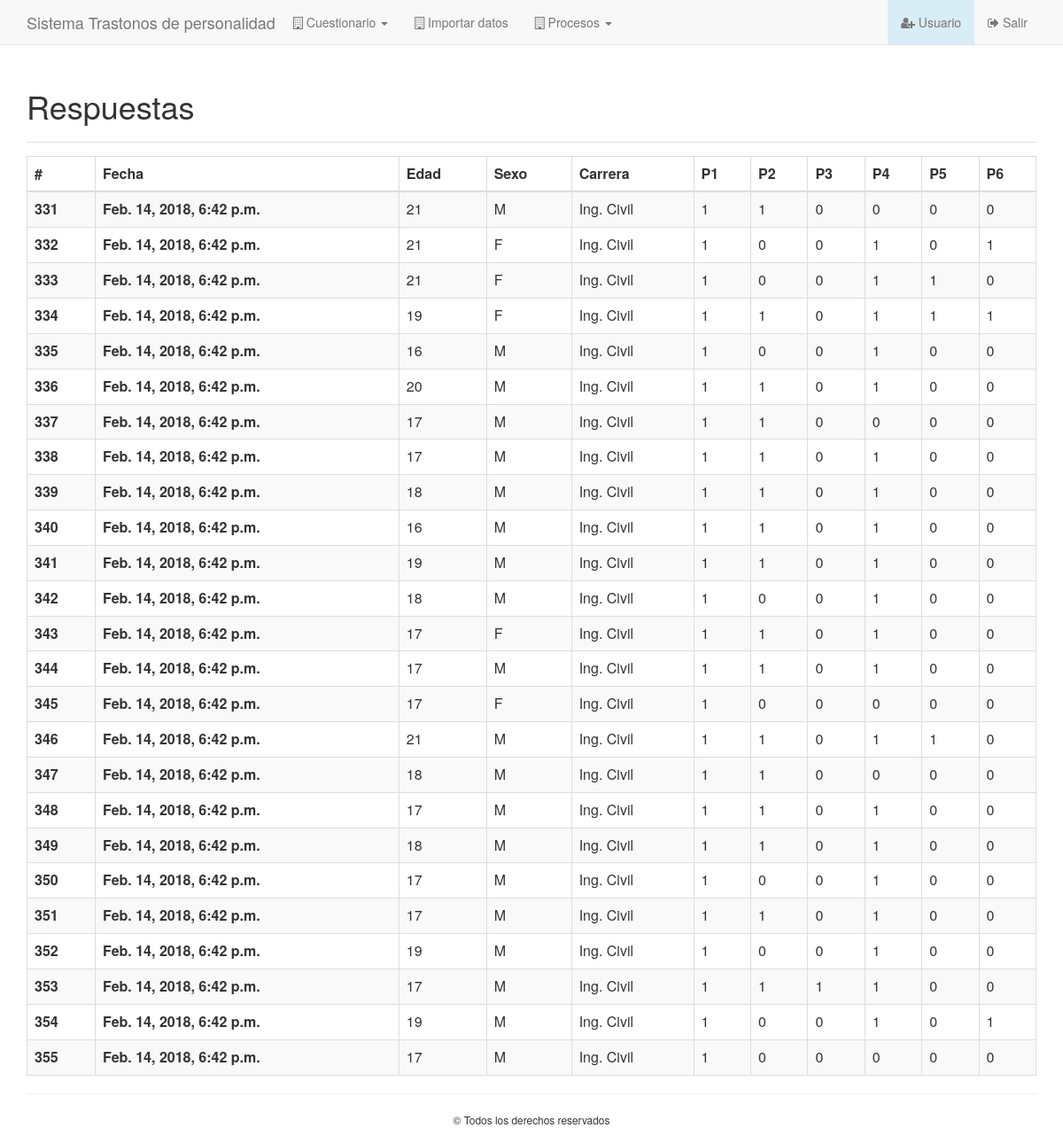
The app's page /registro/listar/ (signed in) with its own data.
### registro/models.py (models this page shows)
class Cuestionario(models.Model):
    E_CHOICES=(('15','15'),('16','16'),('17','17'),('18','18'),('19','19'),('20','20'),('21','21'),('22','22'))
    C_CHOICES=(('Administracion','Administracion'),('Obstetricia','Obstetricia'),('Ing. de Sistemas','Ing. de Sistemas'),('Ing. Civil','Ing. Civil'),('Ing. Ambiental','Ing. Ambiental'))
    edad = models.CharField(max_length=2,choices=E_CHOICES)
    sexo = models.CharField(max_length=2)
    carrera = models.CharField(max_length=20,choices=C_CHOICES)
    p1 = models.IntegerField()
    p2 = models.IntegerField()
    p3 = models.IntegerField()
    p4 = models.IntegerField()
    p5 = models.IntegerField()
    p6 = models.IntegerField()
    p7 = models.IntegerField()
    p8 = models.IntegerField()
    p9 = models.IntegerField()
    p10 = models.IntegerField()
    p11 = models.IntegerField()
    p12 = models.IntegerField()
    p13 = models.IntegerField()
    p14 = models.IntegerField()
    p15 = models.IntegerField()
    p16 = models.IntegerField()
    p17 = models.IntegerField()
    p18 = models.IntegerField()
    p19 = models.IntegerField()
    p20 = models.IntegerField()
    p21 = models.IntegerField()
    p22 = models.IntegerField()
    p23 = models.IntegerField()
    p24 = models.IntegerField()
    p25 = models.IntegerField()
    p26 = models.IntegerField()
    p27 = models.IntegerField()
    p28 = models.IntegerField()
    p29 = models.IntegerField()
    p30 = models.IntegerField()
    p31 = models.IntegerField()
    p32 = models.IntegerField()
    p33 = models.IntegerField()
    p34 = models.IntegerField()
    p35 = models.IntegerField()
    p36 = models.IntegerField()
    p37 = models.IntegerField()
    p38 = models.IntegerField()
    p39 = models.IntegerField()
    p40 = models.IntegerField()
    p41 = models.IntegerField()
    p42 = models.IntegerField()
    p43 = models.IntegerField()
    p44 = models.IntegerField()
    p45 = models.IntegerField()
    p46 = models.IntegerField()
    p47 = models.IntegerField()
    p48 = models.IntegerField()
    p49 = models.IntegerField()
    p50 = models.IntegerField()
    p51 = models.IntegerField()
    p52 = models.IntegerField()
    p53 = models.IntegerField()
    p54 = models.IntegerField()
    p55 = models.IntegerField()
    p56 = models.IntegerField()
    p57 = models.IntegerField()
    p58 = models.IntegerField()
    p59 = models.IntegerField()
    p60 = models.IntegerField()
    p61 = models.IntegerField()
    p62 = models.IntegerField()
    p63 = models.IntegerField()
    p64 = models.IntegerField()
    p65 = models.IntegerField()
    p66 = models.IntegerField()
    p67 = models.IntegerField()
    p68 = models.IntegerField()
    p69 = models.IntegerField()
    p70 = models.IntegerField()
    p71 = models.IntegerField()
    p72 = models.IntegerField()
    p73 = models.IntegerField()
    p74 = models.IntegerField()
    p75 = models.IntegerField()
    p76 = models.IntegerField()
    p77 = models.IntegerField()
    p78 = models.IntegerField()
    p79 = models.IntegerField()
    p80 = models.IntegerField()
    p81 = models.IntegerField()
    p82 = models.IntegerField()
    p83 = models.IntegerField()
    p84 = models.IntegerField()
    p85 = models.IntegerField()
    p86 = models.IntegerField()
    p87 = models.IntegerField()
    p88 = models.IntegerField()
    p89 = models.IntegerField()
    p90 = models.IntegerField()
    p91 = models.IntegerField()
    p92 = models.IntegerField()
    p93 = models.IntegerField()
    p94 = models.IntegerField()
    p95 = models.IntegerField()
    p96 = models.IntegerField()
    p97 = models.IntegerField()
    p98 = models.IntegerField()
    p99 = models.IntegerField()
    p100 = models.IntegerField()
    p101 = models.IntegerField()
    p102 = models.IntegerField()
    p103 = models.IntegerField()
    p104 = models.IntegerField()
    p105 = models.IntegerField()
    p106 = models.IntegerField()
    p107 = models.IntegerField()
    p108 = models.IntegerField()
    p109 = models.IntegerField()
    p110 = models.IntegerField()
    p111 = models.IntegerField()
    p112 = models.IntegerField()
    p113 = models.IntegerField()
    p114 = models.IntegerField()
    p115 = models.IntegerField()
    p116 = models.IntegerField()
    p117 = models.IntegerField()
    p118 = models.IntegerField()
    p119 = models.IntegerField()
    p120 = models.IntegerField()
    p121 = models.IntegerField()
    p122 = models.IntegerField()
    p123 = models.IntegerField()
    p124 = models.IntegerField()
    p125 = models.IntegerField()
    p126 = models.IntegerField()
    p127 = models.IntegerField()
    p128 = models.IntegerField()
    p129 = models.IntegerField()
    p130 = models.IntegerField()
    p131 = models.IntegerField()
    p132 = models.IntegerField()
    p133 = models.IntegerField()
    p134 = models.IntegerField()
    p135 = models.IntegerField()
    p136 = models.IntegerField()
    p137 = models.IntegerField()
    p138 = models.IntegerField()
    p139 = models.IntegerField()
    p140 = models.IntegerField()
    p141 = models.IntegerField()
    p142 = models.IntegerField()
    p143 = models.IntegerField()
    p144 = models.IntegerField()
    p145 = models.IntegerField()
    p146 = models.IntegerField()
    p147 = models.IntegerField()
    p148 = models.IntegerField()
    p149 = models.IntegerField()
    p150 = models.IntegerField()
    p151 = models.IntegerField()
    p152 = models.IntegerField()
    p153 = models.IntegerField()
    p154 = models.IntegerField()
    p155 = models.IntegerField()
    p156 = models.IntegerField()
    p157 = models.IntegerField()
    p158 = models.IntegerField()
    fecha = models.DateTimeField(default=datetime.datetime.now())
    trastorno_final = models.CharField(max_length=20, blank=True)
    indicador = models.CharField(max_length=10, blank=True)
    def __unicode__(self):
        return str(self.pk)

### registro/views/cuestionarios.py (the view)
@permission_required("is_superuser")
def index(request):
    objs_list = Cuestionario.objects.all()
    paginator = Paginator(objs_list, 25)
    page = request.GET.get('page')
    try:
        objs = paginator.page(page)
    except PageNotAnInteger:
        objs = paginator.page(1)
    except EmptyPage:
        objs = paginator.page(paginator.num_pages)
    ctx = {
        "objs":objs,
    }
    return render(request, "cuestionarios/index.html", ctx)

### templates/cuestionarios/index.html (shortened to what this page needs)
{% extends "layout/admin.html" %}
{% block title %}Respuestas{% endblock %}
{% block content %}
<table class="table table-bordered table-striped">
    <thead>
        <th>#</th>
        <th>Fecha</th>
        <th>Edad</th>
        <th>Sexo</th>
        <th>Carrera</th>
        <th>P1</th>
        <th>P2</th>
        <th>P3</th>
        <th>P4</th>
        <th>P5</th>
        <th>P6</th>
    </thead>
    <tbody>
        {% for obj in objs %}
        <tr>
            <th>{{obj}}</th>
            <th>{{obj.fecha}}</th>
            <td>{{obj.edad}}</td>
            <td>{{obj.sexo}}</td>
            <td>{{obj.carrera}}</td>
            <td>{{obj.p1}}</td>
            <td>{{obj.p2}}</td>
            <td>{{obj.p3}}</td>
            <td>{{obj.p4}}</td>
            <td>{{obj.p5}}</td>
            <td>{{obj.p6}}</td>
        </tr>
        {% endfor %}
    </tbody>
</table>
{% endblock %}

### templates/layout/admin.html (shortened to what this page needs)
<!DOCTYPE html>
<html lang="es">{% load static %}
  <head>
    <link rel="stylesheet" type="text/css" href="{% static 'css/bootstrap.min.css' %}">
    <link rel="stylesheet" type="text/css" href="{% static 'css/custom.css' %}">
    <link rel="stylesheet" type="text/css" href="{% static 'css/stylecuestionario.css' %}">
  </head>
  <body>
<nav class="navbar navbar-default navbar-fixed-top">
  <div class="container">
    <div class="navbar-header">
      <a class="navbar-brand" href="{% url 'usuarios' %}">Sistema Trastonos de personalidad</a>
    </div>
    <div id="navbar" class="navbar-collapse collapse">
    <ul class="nav navbar-nav">
      {% if request.user.is_superuser %}
      <li class="dropdown">
        <a href="#" class="dropdown-toggle" data-toggle="dropdown" role="button" aria-expanded="false"><i class="fa fa-building-o"></i> Cuestionario <span class="caret"></span></a>
      </li>
      <li class="dropdown">
        <a href="{% url 'import_data' %}" ><i class="fa fa-building-o"></i> Importar datos</span></a>
      </li>
      <li class="dropdown">
        <a href="#" class="dropdown-toggle" data-toggle="dropdown" role="button" aria-expanded="false"><i class="fa fa-building-o"></i> Procesos <span class="caret"></span></a>
      </li>
      {% endif %}
    </ul>
      <ul class="nav navbar-nav navbar-right">
        {% if request.user.is_superuser %}
        <li class="bg-info"><a href="{% url 'usuarios_nuevo' %}" title="Cerrar sesión"><i class="fa fa-user-plus"></i> Usuario</a></li>
        {% endif %}
        <li><a href="{% url 'logout' %}" class="text-danger" title="Cerrar sesión"><i class="fa fa-sign-out"></i> Salir</a></li>
      </ul>
    </div>
  </div>
</nav>
<div class="container zone-content">
  <div class="zone-title"><h1>{% block title %}{% endblock %}</h1></div>
  {% block content %}{% endblock %}
  <hr>
  <p class="text-center small">&copy; Todos los derechos reservados</p>
</div>
  </body>
</html>

### assets/css/custom.css (style rules this page uses)
body { padding-top: 70px; }
.zone-title { font-size: 24px; border-bottom: 1px solid #ddd; margin-bottom: 15px; padding-bottom: 10px; }

### records on screen
Cuestionario: id "331", fecha "Feb. 14, 2018, 6:42 p.m.", edad "21", sexo "M", carrera "Ing. Civil", p1 "1", p2 "1", p3 "0", p4 "0", p5 "0", p6 "0"
Cuestionario: id "332", fecha "Feb. 14, 2018, 6:42 p.m.", edad "21", sexo "F", carrera "Ing. Civil", p1 "1", p2 "0", p3 "0", p4 "1", p5 "0", p6 "1"
Cuestionario: id "333", fecha "Feb. 14, 2018, 6:42 p.m.", edad "21", sexo "F", carrera "Ing. Civil", p1 "1", p2 "0", p3 "0", p4 "1", p5 "1", p6 "0"
Cuestionario: id "334", fecha "Feb. 14, 2018, 6:42 p.m.", edad "19", sexo "F", carrera "Ing. Civil", p1 "1", p2 "1", p3 "0", p4 "1", p5 "1", p6 "1"
Cuestionario: id "335", fecha "Feb. 14, 2018, 6:42 p.m.", edad "16", sexo "M", carrera "Ing. Civil", p1 "1", p2 "0", p3 "0", p4 "1", p5 "0", p6 "0"
Cuestionario: id "336", fecha "Feb. 14, 2018, 6:42 p.m.", edad "20", sexo "M", carrera "Ing. Civil", p1 "1", p2 "1", p3 "0", p4 "1", p5 "0", p6 "0"
Cuestionario: id "337", fecha "Feb. 14, 2018, 6:42 p.m.", edad "17", sexo "M", carrera "Ing. Civil", p1 "1", p2 "1", p3 "0", p4 "0", p5 "0", p6 "0"
Cuestionario: id "338", fecha "Feb. 14, 2018, 6:42 p.m.", edad "17", sexo "M", carrera "Ing. Civil", p1 "1", p2 "1", p3 "0", p4 "1", p5 "0", p6 "0"
Cuestionario: id "339", fecha "Feb. 14, 2018, 6:42 p.m.", edad "18", sexo "M", carrera "Ing. Civil", p1 "1", p2 "1", p3 "0", p4 "1", p5 "0", p6 "0"
Cuestionario: id "340", fecha "Feb. 14, 2018, 6:42 p.m.", edad "16", sexo "M", carrera "Ing. Civil", p1 "1", p2 "1", p3 "0", p4 "1", p5 "0", p6 "0"
Cuestionario: id "341", fecha "Feb. 14, 2018, 6:42 p.m.", edad "19", sexo "M", carrera "Ing. Civil", p1 "1", p2 "1", p3 "0", p4 "1", p5 "0", p6 "0"
Cuestionario: id "342", fecha "Feb. 14, 2018, 6:42 p.m.", edad "18", sexo "M", carrera "Ing. Civil", p1 "1", p2 "0", p3 "0", p4 "1", p5 "0", p6 "0"
Cuestionario: id "343", fecha "Feb. 14, 2018, 6:42 p.m.", edad "17", sexo "F", carrera "Ing. Civil", p1 "1", p2 "1", p3 "0", p4 "1", p5 "0", p6 "0"
Cuestionario: id "344", fecha "Feb. 14, 2018, 6:42 p.m.", edad "17", sexo "M", carrera "Ing. Civil", p1 "1", p2 "1", p3 "0", p4 "1", p5 "0", p6 "0"
Cuestionario: id "345", fecha "Feb. 14, 2018, 6:42 p.m.", edad "17", sexo "F", carrera "Ing. Civil", p1 "1", p2 "0", p3 "0", p4 "0", p5 "0", p6 "0"
Cuestionario: id "346", fecha "Feb. 14, 2018, 6:42 p.m.", edad "21", sexo "M", carrera "Ing. Civil", p1 "1", p2 "1", p3 "0", p4 "1", p5 "1", p6 "0"
Cuestionario: id "347", fecha "Feb. 14, 2018, 6:42 p.m.", edad "18", sexo "M", carrera "Ing. Civil", p1 "1", p2 "1", p3 "0", p4 "0", p5 "0", p6 "0"
Cuestionario: id "348", fecha "Feb. 14, 2018, 6:42 p.m.", edad "17", sexo "M", carrera "Ing. Civil", p1 "1", p2 "1", p3 "0", p4 "1", p5 "0", p6 "0"
Cuestionario: id "349", fecha "Feb. 14, 2018, 6:42 p.m.", edad "18", sexo "M", carrera "Ing. Civil", p1 "1", p2 "1", p3 "0", p4 "1", p5 "0", p6 "0"
Cuestionario: id "350", fecha "Feb. 14, 2018, 6:42 p.m.", edad "17", sexo "M", carrera "Ing. Civil", p1 "1", p2 "0", p3 "0", p4 "1", p5 "0", p6 "0"
Cuestionario: id "351", fecha "Feb. 14, 2018, 6:42 p.m.", edad "17", sexo "M", carrera "Ing. Civil", p1 "1", p2 "1", p3 "0", p4 "1", p5 "0", p6 "0"
Cuestionario: id "352", fecha "Feb. 14, 2018, 6:42 p.m.", edad "19", sexo "M", carrera "Ing. Civil", p1 "1", p2 "0", p3 "0", p4 "1", p5 "0", p6 "0"
Cuestionario: id "353", fecha "Feb. 14, 2018, 6:42 p.m.", edad "17", sexo "M", carrera "Ing. Civil", p1 "1", p2 "1", p3 "1", p4 "1", p5 "0", p6 "0"
Cuestionario: id "354", fecha "Feb. 14, 2018, 6:42 p.m.", edad "19", sexo "M", carrera "Ing. Civil", p1 "1", p2 "0", p3 "0", p4 "1", p5 "0", p6 "1"
Cuestionario: id "355", fecha "Feb. 14, 2018, 6:42 p.m.", edad "17", sexo "M", carrera "Ing. Civil", p1 "1", p2 "0", p3 "0", p4 "0", p5 "0", p6 "0"
